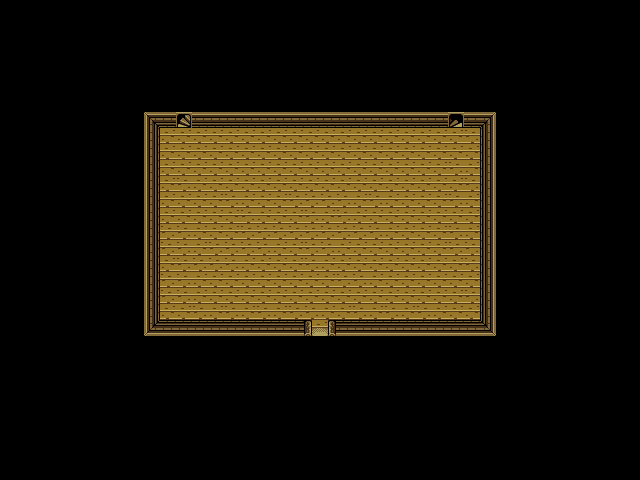

The image is a tile-based game level rendered from a .tmx file. Its description and complete source (layers, tilesets, objects, tile grids) follow:
An orthogonal 40x30 tile map with 16x16 px tiles, 1 tile layer (Calque de Tile 1).

<map version="1.0" orientation="orthogonal" width="40" height="30" tilewidth="16" tileheight="16">
 <tileset firstgid="1" name="Indoor" tilewidth="16" tileheight="16">
  <image source="../graphics/tilesets/indoor.png" trans="ff00ff" width="256" height="256" />
 </tileset>
 <layer name="Calque de Tile 1" width="40" height="30">
  <data encoding="csv">
113,113,113,113,113,113,113,113,113,113,113,113,113,113,113,113,113,113,113,113,113,113,113,113,113,113,113,113,113,113,113,113,113,113,113,113,113,113,113,113,
113,113,113,113,113,113,113,113,113,113,113,113,113,113,113,113,113,113,113,113,113,113,113,113,113,113,113,113,113,113,113,113,113,113,113,113,113,113,113,113,
113,113,113,113,113,113,113,113,113,113,113,113,113,113,113,113,113,113,113,113,113,113,113,113,113,113,113,113,113,113,113,113,113,113,113,113,113,113,113,113,
113,113,113,113,113,113,113,113,113,113,113,113,113,113,113,113,113,113,113,113,113,113,113,113,113,113,113,113,113,113,113,113,113,113,113,113,113,113,113,113,
113,113,113,113,113,113,113,113,113,113,113,113,113,113,113,113,113,113,113,113,113,113,113,113,113,113,113,113,113,113,113,113,113,113,113,113,113,113,113,113,
113,113,113,113,113,113,113,113,113,113,113,113,113,113,113,113,113,113,113,113,113,113,113,113,113,113,113,113,113,113,113,113,113,113,113,113,113,113,113,113,
113,113,113,113,113,113,113,113,113,113,113,113,113,113,113,113,113,113,113,113,113,113,113,113,113,113,113,113,113,113,113,113,113,113,113,113,113,113,113,113,
113,113,113,113,113,113,113,113,113,81,65,251,65,65,65,65,65,65,65,65,65,65,65,65,65,65,65,65,252,65,82,113,113,113,113,113,113,113,113,113,
113,113,113,113,113,113,113,113,113,66,2,2,2,2,2,2,2,2,2,2,2,2,2,2,2,2,2,2,2,3,49,113,113,113,113,113,113,113,113,113,
113,113,113,113,113,113,113,113,113,66,2,2,2,2,2,2,2,2,2,2,2,2,2,2,2,2,2,2,2,2,49,113,113,113,113,113,113,113,113,113,
113,113,113,113,113,113,113,113,113,66,2,2,2,2,2,2,2,2,2,2,2,2,2,2,2,2,2,2,3,2,49,113,113,113,113,113,113,113,113,113,
113,113,113,113,113,113,113,113,113,66,2,3,2,2,2,2,2,2,2,2,2,2,2,2,2,2,2,2,2,3,49,113,113,113,113,113,113,113,113,113,
113,113,113,113,113,113,113,113,113,66,2,2,2,2,3,2,2,2,3,3,3,3,2,3,2,2,2,2,3,2,49,113,113,113,113,113,113,113,113,113,
113,113,113,113,113,113,113,113,113,66,2,2,2,2,2,3,2,2,2,3,2,3,2,2,2,2,2,2,2,2,49,113,113,113,113,113,113,113,113,113,
113,113,113,113,113,113,113,113,113,66,3,3,2,2,2,3,3,3,3,3,3,3,3,3,2,2,2,2,3,2,49,113,113,113,113,113,113,113,113,113,
113,113,113,113,113,113,113,113,113,66,3,3,2,3,3,3,3,2,2,3,3,2,2,2,2,2,2,2,3,3,49,113,113,113,113,113,113,113,113,113,
113,113,113,113,113,113,113,113,113,66,2,3,3,3,3,2,2,2,2,3,2,2,2,2,2,2,2,2,2,3,49,113,113,113,113,113,113,113,113,113,
113,113,113,113,113,113,113,113,113,66,3,3,2,2,2,2,2,2,2,2,2,3,3,2,2,2,2,2,2,2,49,113,113,113,113,113,113,113,113,113,
113,113,113,113,113,113,113,113,113,66,3,3,2,2,2,2,2,2,2,2,2,2,2,2,2,2,2,2,2,3,49,113,113,113,113,113,113,113,113,113,
113,113,113,113,113,113,113,113,113,66,2,2,3,2,3,2,3,2,3,3,2,2,3,2,3,2,3,2,2,2,49,113,113,113,113,113,113,113,113,113,
113,113,113,113,113,113,113,113,113,97,50,50,50,50,50,50,50,50,50,76,77,50,50,50,50,50,50,50,50,50,98,113,113,113,113,113,113,113,113,113,
113,113,113,113,113,113,113,113,113,113,113,113,113,113,113,113,113,113,113,113,113,113,113,113,113,113,113,113,113,113,113,113,113,113,113,113,113,113,113,113,
113,113,113,113,113,113,113,113,113,113,113,113,113,113,113,113,113,113,113,113,113,113,113,113,113,113,113,113,113,113,113,113,113,113,113,113,113,113,113,113,
113,113,113,113,113,113,113,113,113,113,113,113,113,113,113,113,113,113,113,113,113,113,113,113,113,113,113,113,113,113,113,113,113,113,113,113,113,113,113,113,
113,113,113,113,113,113,113,113,113,113,113,113,113,113,113,113,113,113,113,113,113,113,113,113,113,113,113,113,113,113,113,113,113,113,113,113,113,113,113,113,
113,113,113,113,113,113,113,113,113,113,113,113,113,113,113,113,113,113,113,113,113,113,113,113,113,113,113,113,113,113,113,113,113,113,113,113,113,113,113,113,
113,113,113,113,113,113,113,113,113,113,113,113,113,113,113,113,113,113,113,113,113,113,113,113,113,113,113,113,113,113,113,113,113,113,113,113,113,113,113,113,
113,113,113,113,113,113,113,113,113,113,113,113,113,113,113,113,113,113,113,113,113,113,113,113,113,113,113,113,113,113,113,113,113,113,113,113,113,113,113,113,
113,113,113,113,113,113,113,113,113,113,113,113,113,113,113,113,113,113,113,113,113,113,113,113,113,113,113,113,113,113,113,113,113,113,113,113,113,113,113,113,
113,113,113,113,113,113,113,113,113,113,113,113,113,113,113,113,113,113,113,113,113,113,113,113,113,113,113,113,113,113,113,113,113,113,113,113,113,113,113,113
</data>
 </layer>
</map>
